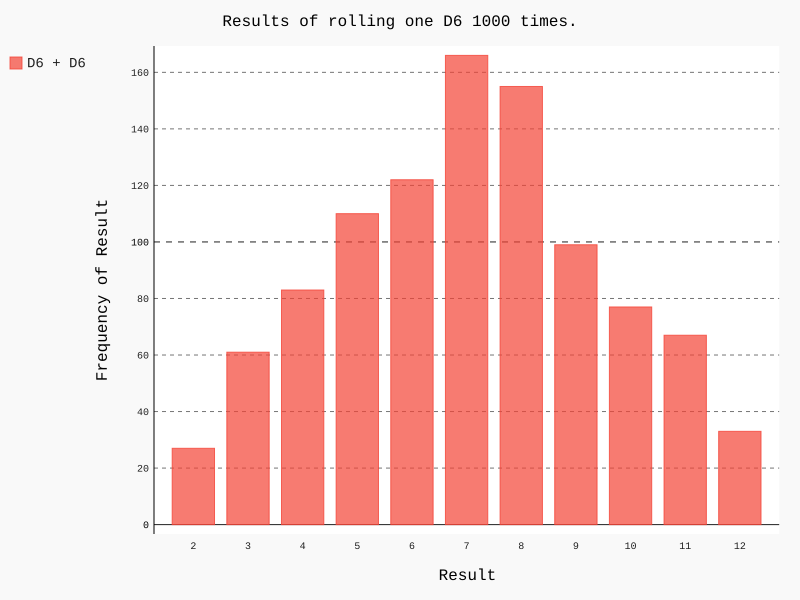

The script that drew this image:
from pygal_die.die import Die
import pygal

die6_1 = Die(6)
die6_2 = Die(6)

results = []

for roll_num in range(1000):
    result = die6_1.roll() + die6_2.roll()
    results.append(result)

    frequencies = []

print(results)

max_num_sides = die6_1.num_sides + die6_2.num_sides
for value in range(2, max_num_sides+1):
    frequence = results.count(value)
    frequencies.append(frequence)

print(frequencies)

hist = pygal.Bar()
hist.title = "Results of rolling one D6 1000 times."
hist.x_labels = [str(x) for x in range(2,13)]
hist.x_title = "Result"
hist.y_title = "Frequency of Result"

hist.add('D6 + D6', frequencies)
hist.render_to_file('die_visual.svg')
